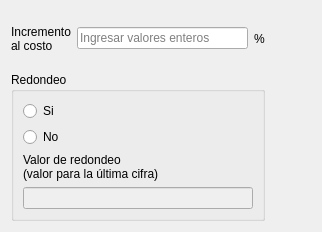
<?xml version="1.0" encoding="UTF-8"?>
<ui version="4.0">
 <class>precio_venta</class>
 <widget class="QDialog" name="precio_venta">
  <property name="geometry">
   <rect>
    <x>0</x>
    <y>0</y>
    <width>322</width>
    <height>232</height>
   </rect>
  </property>
  <property name="windowTitle">
   <string>Configuración de precio de venta</string>
  </property>
  <property name="windowIcon">
   <iconset>
    <normaloff>imagen/logo.png</normaloff>imagen/logo.png</iconset>
  </property>
  <layout class="QGridLayout" name="gridLayout">
   <item row="0" column="1">
    <widget class="QLineEdit" name="ganancia">
     <property name="placeholderText">
      <string>Ingresar valores enteros</string>
     </property>
    </widget>
   </item>
   <item row="0" column="0">
    <widget class="QLabel" name="label">
     <property name="text">
      <string>Incremento
al costo</string>
     </property>
    </widget>
   </item>
   <item row="1" column="3">
    <layout class="QVBoxLayout" name="verticalLayout_2">
     <item>
      <widget class="QPushButton" name="guardar">
       <property name="enabled">
        <bool>true</bool>
       </property>
       <property name="cursor">
        <cursorShape>PointingHandCursor</cursorShape>
       </property>
       <property name="toolTip">
        <string>Guardar</string>
       </property>
       <property name="icon">
        <iconset>
         <normaloff>imagen/guardar.png</normaloff>imagen/guardar.png</iconset>
       </property>
       <property name="iconSize">
        <size>
         <width>40</width>
         <height>40</height>
        </size>
       </property>
       <property name="flat">
        <bool>true</bool>
       </property>
      </widget>
     </item>
     <item>
      <widget class="QPushButton" name="cambio_masivo">
       <property name="enabled">
        <bool>true</bool>
       </property>
       <property name="cursor">
        <cursorShape>PointingHandCursor</cursorShape>
       </property>
       <property name="toolTip">
        <string>Cambio masivo de precio de venta</string>
       </property>
       <property name="icon">
        <iconset>
         <normaloff>imagen/masivo_precio.png</normaloff>imagen/masivo_precio.png</iconset>
       </property>
       <property name="iconSize">
        <size>
         <width>40</width>
         <height>40</height>
        </size>
       </property>
       <property name="flat">
        <bool>true</bool>
       </property>
      </widget>
     </item>
    </layout>
   </item>
   <item row="0" column="3">
    <spacer name="verticalSpacer">
     <property name="orientation">
      <enum>Qt::Vertical</enum>
     </property>
     <property name="sizeHint" stdset="0">
      <size>
       <width>20</width>
       <height>48</height>
      </size>
     </property>
    </spacer>
   </item>
   <item row="2" column="3">
    <spacer name="verticalSpacer_2">
     <property name="orientation">
      <enum>Qt::Vertical</enum>
     </property>
     <property name="sizeHint" stdset="0">
      <size>
       <width>20</width>
       <height>48</height>
      </size>
     </property>
    </spacer>
   </item>
   <item row="0" column="2">
    <widget class="QLabel" name="label_3">
     <property name="text">
      <string>%</string>
     </property>
    </widget>
   </item>
   <item row="1" column="0" rowspan="2" colspan="3">
    <widget class="QGroupBox" name="groupBox">
     <property name="title">
      <string>Redondeo</string>
     </property>
     <layout class="QVBoxLayout" name="verticalLayout">
      <item>
       <widget class="QRadioButton" name="si_redondeo">
        <property name="text">
         <string>Si</string>
        </property>
       </widget>
      </item>
      <item>
       <widget class="QRadioButton" name="no_redondeo">
        <property name="text">
         <string>No</string>
        </property>
       </widget>
      </item>
      <item>
       <widget class="QLabel" name="label_2">
        <property name="text">
         <string>Valor de redondeo
(valor para la última cifra)</string>
        </property>
       </widget>
      </item>
      <item>
       <widget class="QLineEdit" name="redondeo">
        <property name="enabled">
         <bool>false</bool>
        </property>
       </widget>
      </item>
     </layout>
    </widget>
   </item>
  </layout>
 </widget>
 <resources/>
 <connections/>
</ui>
